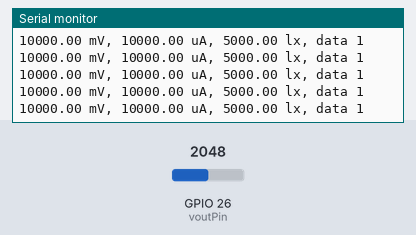
The program below on a simulated ESP32. On the bench: the last lines printed to the serial monitor. The inputs (shaded band) are chosen by the test bench; at power-on: GPIO 26 (voutPin) = 2048.

Above: at 1.2 s.
1.3 s: GPIO 26 (voutPin) set to 2866
At 1.31 s:
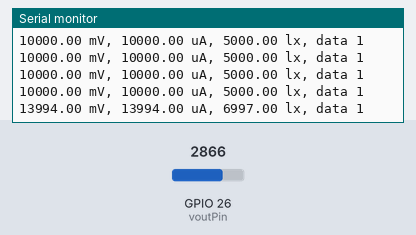
2.8 s: GPIO 26 (voutPin) set to 3603
At 2.82 s:
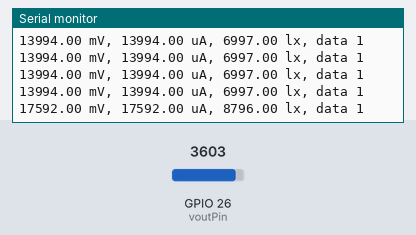
Timing chart, 0 to 5.8 s (numbered marks = the images above; inputs shaded):
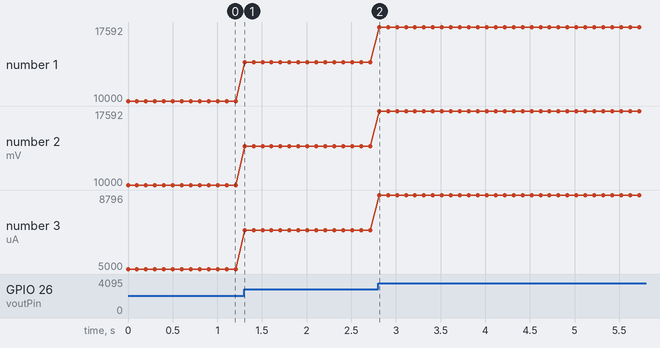

The program:

main.cpp
```cpp
#include <Arduino.h>
const int voutPin = 26;//フォトダイオードの割当ピン
const int LEDON_val = 10;//LED ONになる相当数のmV
void setup()
{
  Serial.begin(115200);
}

void loop()
{
  // R1の電圧を取得
  int reading = analogRead(voutPin);

  // AD値をmVに変換
  float voltage = ((long)reading * 5000) / 1024;

  Serial.print(voltage);
  Serial.print(" mV, ");

  // 電圧から電流を求める I=E/R (R=1000)
  float microamp = (voltage * 1000) / 1000;

  Serial.print(microamp);
  Serial.print(" uA, ");

  // 電流をlxに変換
  // S9648-100の照度係数は0.26mA/100lx
  float lx = microamp / (260 / 100);

  Serial.print(lx);
  Serial.print(" lx, ");
  Serial.print("data ");
  //ハイパスフィルタ R=220Ω, C=10^-6Fをつけている
  if(LEDON_val <= reading){
  Serial.println("1");
  }
  else{
  Serial.println("0");
  }
  delay(100);
}
```

Measured:
- after the input at 1.3 s, the serial monitor: prints a new line at once (image 1)
- after the input at 2.8 s, the serial monitor: prints a new line at once (image 2)
- plotted number 1: 10000 → 13994 after the input at 1.3 s, 13994 → 17592 after the input at 2.8 s
- plotted number 2: 10000 → 13994 after the input at 1.3 s, 13994 → 17592 after the input at 2.8 s
- plotted number 3: 5000 → 6997 after the input at 1.3 s, 6997 → 8796 after the input at 2.8 s
